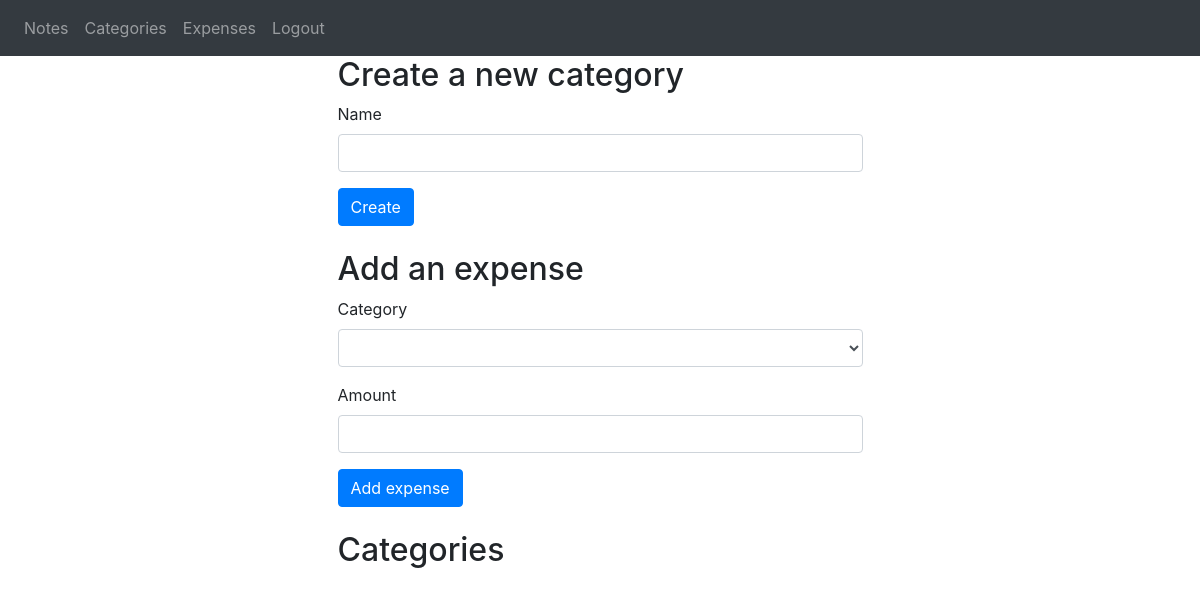
The app's page /categories (signed in), older data.
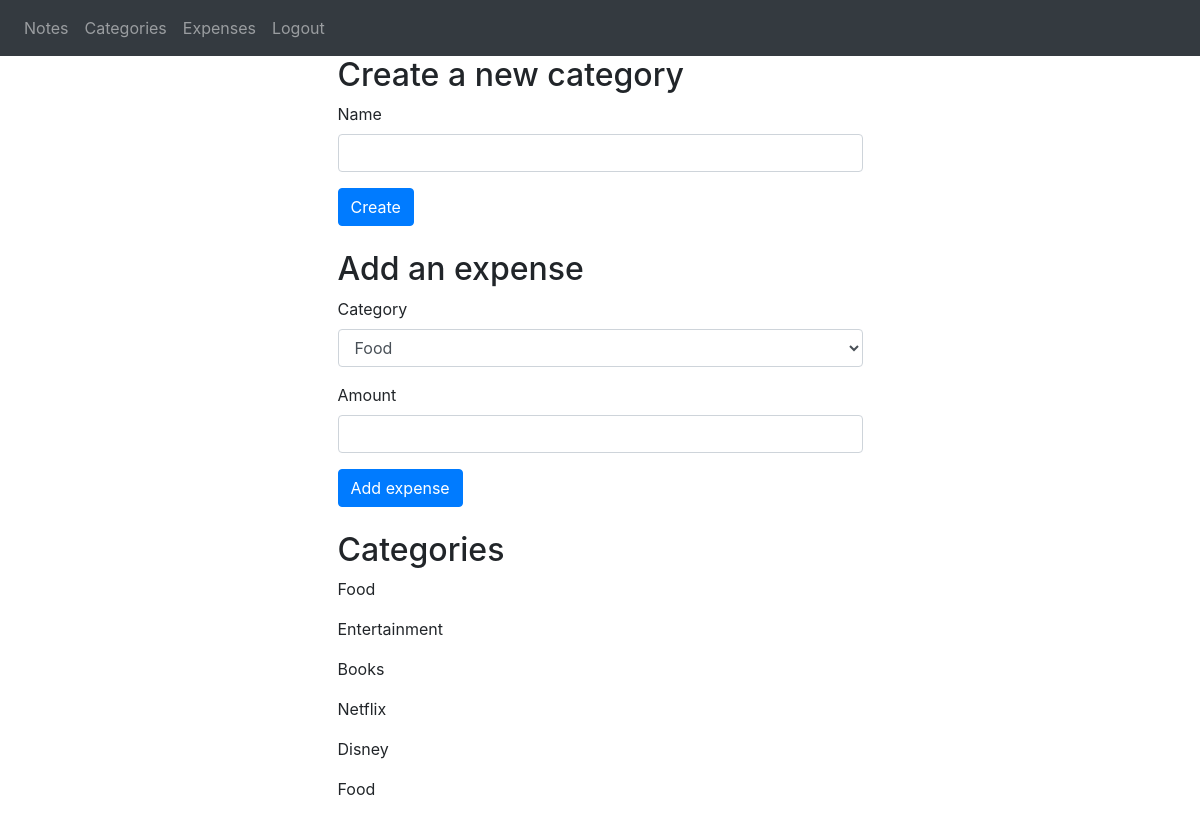
The same page, newer data.
### website/models.py (models this page shows)
class Category(db.Model):
    id = db.Column(db.Integer, primary_key=True)
    name = db.Column(db.String(100), nullable=False)
    user_id = db.Column(db.Integer, db.ForeignKey('user.id'))
    expenses = db.relationship('Expense', backref='category', lazy=True)

### website/views.py (the view, shortened to what this page needs)
@views.route('/categories', methods=['GET', 'POST'])
@login_required
def categories():
    categories = Category.query.all()
    return render_template('categories.html', user=current_user, categories=categories)

### website/__init__.py (called while the page is built)
def create_app():
    app = Flask(__name__)
    app.config['SECRET_KEY'] = 'hjshjhdjah kjshkjdhjs'
    app.config['SQLALCHEMY_DATABASE_URI'] = f'sqlite:///{DB_NAME}'
    db.init_app(app)
    from .views import views
    from .auth import auth
    app.register_blueprint(views, url_prefix='/')
    app.register_blueprint(auth, url_prefix='/')
    from .models import User, Note, Category, Expense
    with app.app_context():
        db.create_all()
    login_manager = LoginManager()
    login_manager.login_view = 'auth.login'
    login_manager.init_app(app)
    @login_manager.user_loader
    def load_user(id):
        return User.query.get(int(id))
    return app

### website/templates/categories.html
{% extends 'base.html' %}
{% block content %}
  <div class="container">
    <div class="row">
      <div class="col-md-6 offset-md-3">
        <h2>Create a new category</h2>
        <form action="{{ url_for('views.categories') }}" method="POST">
          <div class="form-group">
            <label for="name">Name</label>
            <input type="text" name="name" class="form-control" required>
          </div>
          <button type="submit" class="btn btn-primary">Create</button>
        </form>
      </div>
    </div>
    <div class="row">
      <div class="col-md-6 offset-md-3 mt-4">
        <h2>Add an expense</h2>
        <form action="{{ url_for('views.expenses') }}" method="POST">
          <div class="form-group">
            <label for="category">Category</label>
            <select name="category" id="category" class="form-control">
              {% for category in categories %}
                <option value="{{ category.id }}">{{ category.name }}</option>
              {% endfor %}
            </select>
          </div>
          <div class="form-group">
            <label for="amount">Amount</label>
            <input type="number" name="amount" class="form-control" required>
          </div>
          <button type="submit" class="btn btn-primary">Add expense</button>
        </form>
      </div>
    </div>
    <div class="row">
      <div class="col-md-6 offset-md-3 mt-4">
        <h2>Categories</h2>
        {% for category in categories %}
          <p>{{ category.name }}</p>
        {% endfor %}
      </div>
    </div>
  </div>
{% endblock %}

### website/templates/base.html (shortened to what this page needs)
<!DOCTYPE html>
<html>
  <head>
    <link
      rel="stylesheet"
      href="https://stackpath.bootstrapcdn.com/bootstrap/4.4.1/css/bootstrap.min.css"
    />
    <link
      rel="stylesheet"
      href="https://stackpath.bootstrapcdn.com/font-awesome/4.7.0/css/font-awesome.min.css"
    />
  </head>
  <body>
    <nav class="navbar navbar-expand-lg navbar-dark bg-dark">
      <div class="collapse navbar-collapse" id="navbar">
        <div class="navbar-nav">
          {% if user.is_authenticated %}
          <a class="nav-item nav-link" id="home" href="/">Notes</a>
          <a class="nav-item nav-link" id="categories" href="/categories">Categories</a>
          <a class="nav-item nav-link" id="expenses" href="/expenses">Expenses</a>
          <a class="nav-item nav-link" id="logout" href="/logout">Logout</a>
          {% else %}
          <a class="nav-item nav-link" id="login" href="/login">Login</a>
          <a class="nav-item nav-link" id="signUp" href="/sign-up">Sign Up</a>
          {% endif %}
        </div>
      </div>
    </nav>
    <div class="container">{% block content %} {% endblock %}</div>
  </body>
</html>

Row changes from the older to the newer data that the page shows:
added Category: name "Food"
added Category: name "Entertainment"
added Category: name "Books"
added Category: name "Netflix"
added Category: name "Disney"
added Category: name "Food"
Text that changed along with them:
form field category: (not shown) → "Food"
